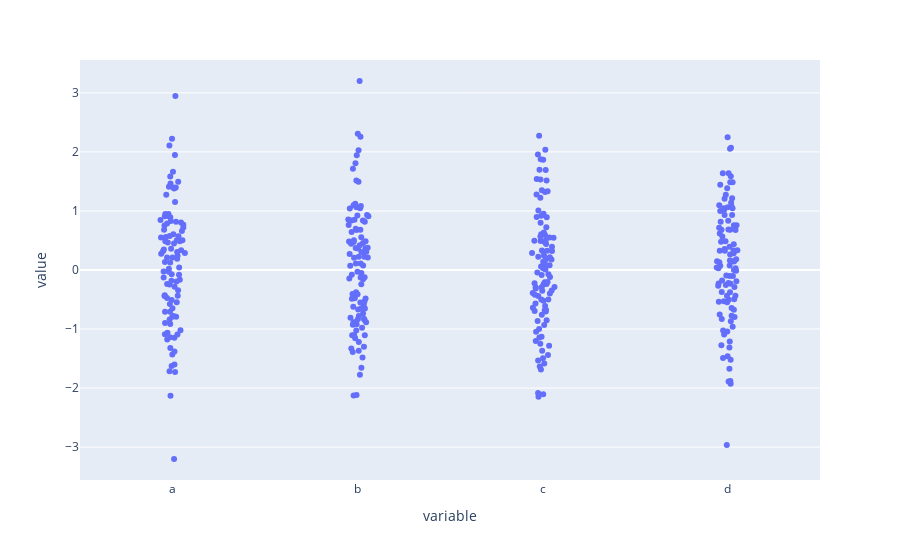

Write notebook code for a chart like this one.
### Code cell
fig= px.strip(dataframe)
fig.show()

### Figure 1 — Plotly figure (JSON) as saved in the notebook; plotly's stock layout.template omitted (floating-point values rounded to 4 significant figures; data arrays with more than 128 entries replaced by an {"elided": "..."} marker saying what was removed)
{"data": [{"alignmentgroup": "True", "boxpoints": "all", "fillcolor": "rgba(255,255,255,0)", "hoveron": "points", "hovertemplate": "variable=%{x}<br>value=%{y}<extra></extra>", "legendgroup": "", "line": {"color": "rgba(255,255,255,0)"}, "marker": {"color": "#636efa"}, "name": "", "offsetgroup": "", "orientation": "v", "pointpos": 0, "showlegend": false, "type": "box", "x": {"elided": "400 str values"}, "x0": " ", "xaxis": "x", "y": {"elided": "400 float values"}, "y0": " ", "yaxis": "y"}], "layout": {"boxmode": "group", "legend": {"tracegroupgap": 0}, "margin": {"t": 60}, "xaxis": {"anchor": "y", "domain": [0, 1], "title": {"text": "variable"}}, "yaxis": {"anchor": "x", "domain": [0, 1], "title": {"text": "value"}}}}
